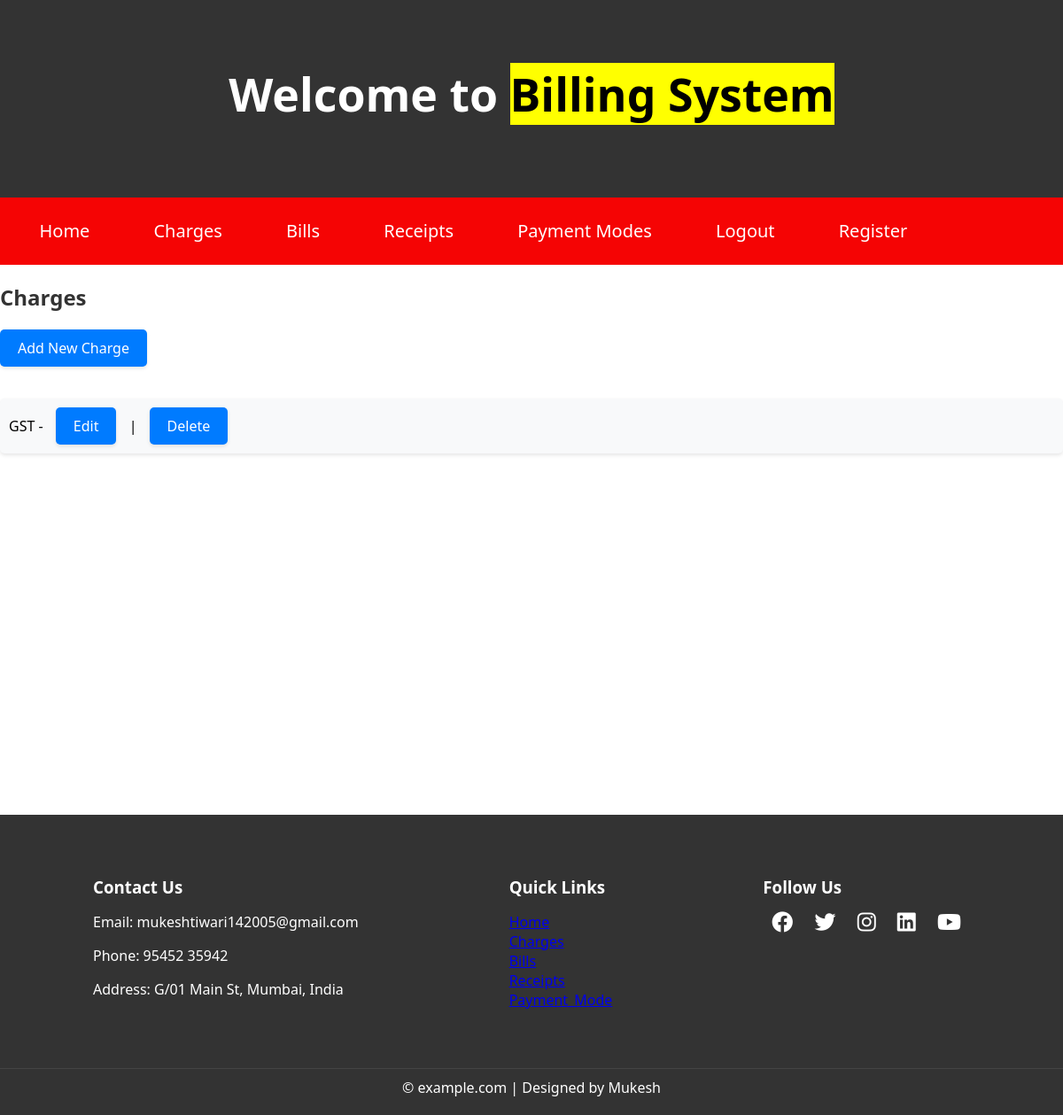
The app's page /charges/ (signed in), older data.
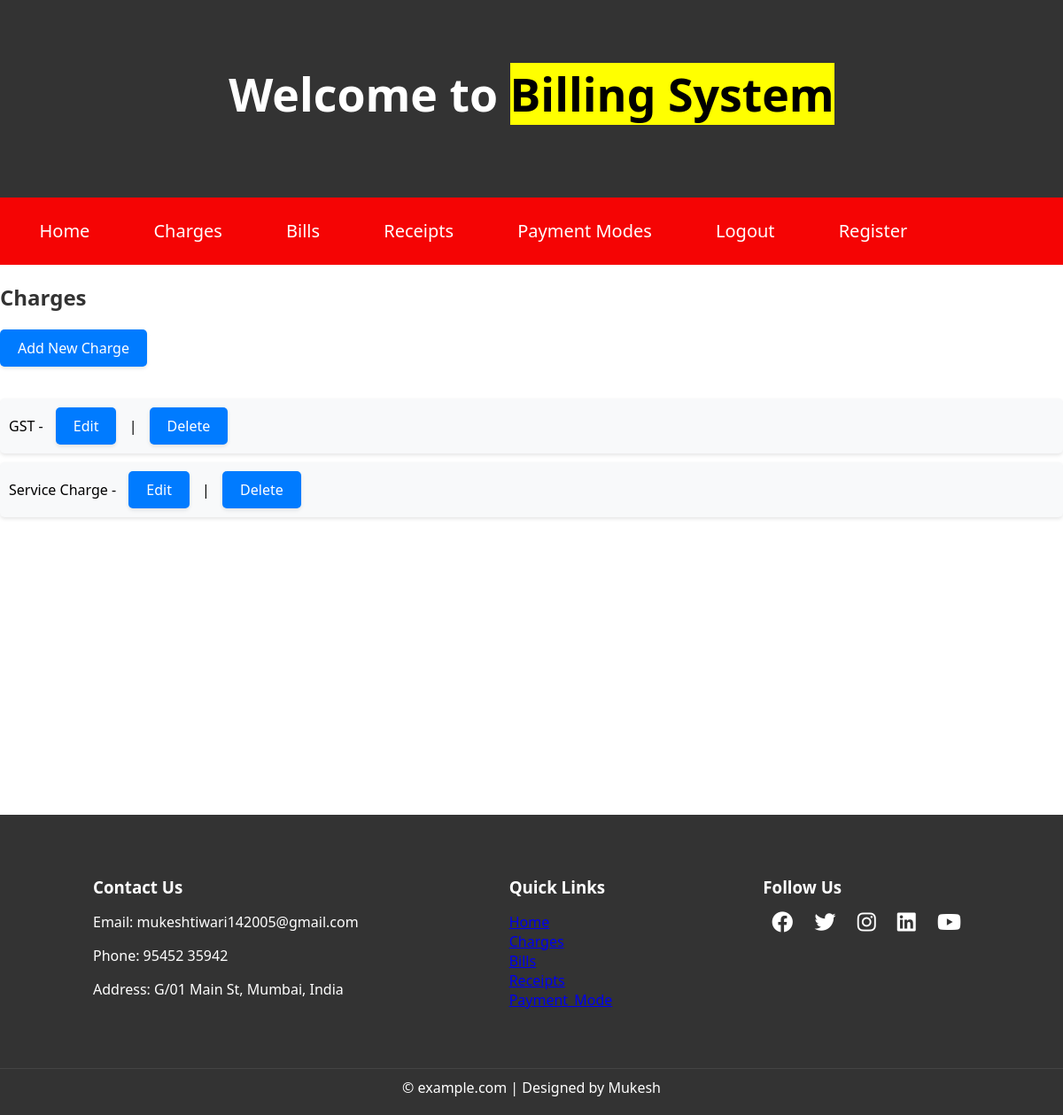
The same page, newer data.
### bills/models.py (models this page shows, shortened)
class Charges(models.Model):
    CHARGE_TYPE_CHOICES = (
        ('fixed', 'Fixed Rate'),
        ('percentage', 'Percentage'),
    )
    charge_title = models.CharField(max_length=255)
    charge_percentage = models.DecimalField(max_digits=100000, decimal_places=2, default=1)
    charge_fixed_rate = models.DecimalField(max_digits=100000, decimal_places=2, default=1)
    charge_type = models.CharField(max_length=10, choices=CHARGE_TYPE_CHOICES, default='fixed')

### bills/views.py (the view)
# urls.py: path('charges/', views.charge_list, name='charge_list'),
@login_required
def charge_list(request):
    charges = Charges.objects.all()
    return render(request, 'charges/charge_list.html', {'charges': charges})

### templates/charges/charge_list.html
{% extends 'base.html' %}
{% block content %}
<div class="charge-page">
  <h2>Charges</h2>
  <a href="{% url 'charge_create' %}">Add New Charge</a>
  <ul>
    {% for charge in charges %}
      <li>
        {{ charge.charge_title }} -
        <a href="{% url 'charge_update' charge.pk %}">Edit</a> |
        <a href="{% url 'charge_delete' charge.pk %}">Delete</a>
      </li>
    {% endfor %}
  </ul>
</div>
{% endblock %}

Row changes from the older to the newer data that the page shows:
added Charges: charge_title "Service Charge"
